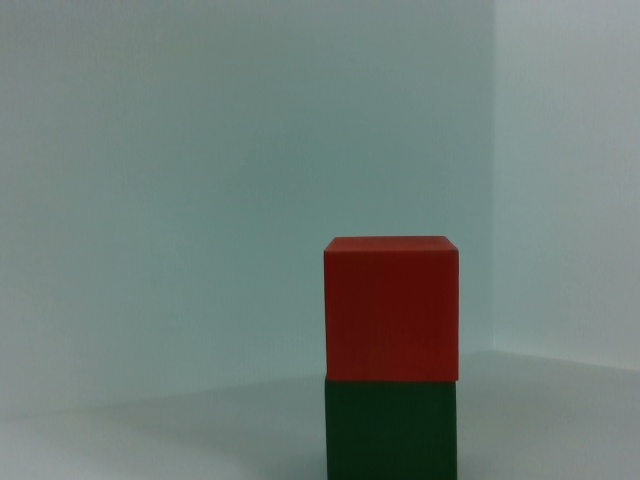
#> input picture Tests/cube_photo8.jpg, 640 x 480 px
$ python 'Test Corner Detection.py'
#> lines starting #> are read from the running program, lines starting #| are printed output that depends on the picture; after the words box and inside, x2 and y2 are one past the last pixel; in counts of white or black regions, pixels touching at a corner belong together
import cv2
import numpy as np

lowera = np.array([0, 63, 63])  # Red upper and lower HSV ranges
uppera = np.array([8, 255, 255])
img = cv2.imread("cube_photo8.jpg")
#> img is the input picture: shape (480, 640, 3); mean B, G, R 121, 125.5, 112.6
img_hsv = cv2.cvtColor(img, cv2.COLOR_BGR2HSV)  # HSV transformation
#> img_hsv: shape (480, 640, 3); mean H, S, V 77.8, 51.7, 129.7
mask = cv2.inRange(img_hsv, lowera, uppera)  # Mask creation
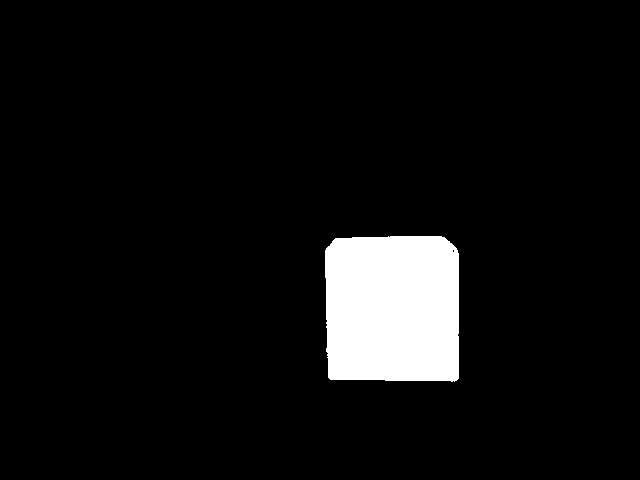
#> mask: shape (480, 640); 6.2% white; 1 white region, box (x1, y1, x2, y2) and area: (325, 236, 459, 382) 18913
img_blur = cv2.bilateralFilter(mask, 10, 85, 85)  # Blur to decrease saw teeth in mask contours
img_canny = cv2.Canny(img_blur, 10, 50)  # Canny to find edges
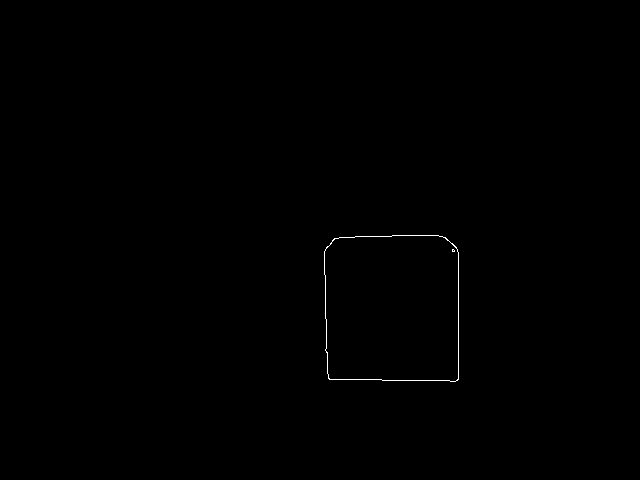
#> img_canny: shape (480, 640); 0.18% white in thin lines or dots, all inside (x1, y1, x2, y2) = (324, 235, 459, 382)
img_dilation = cv2.dilate(img_canny, (5, 5), iterations=4)  # Morphological transformations
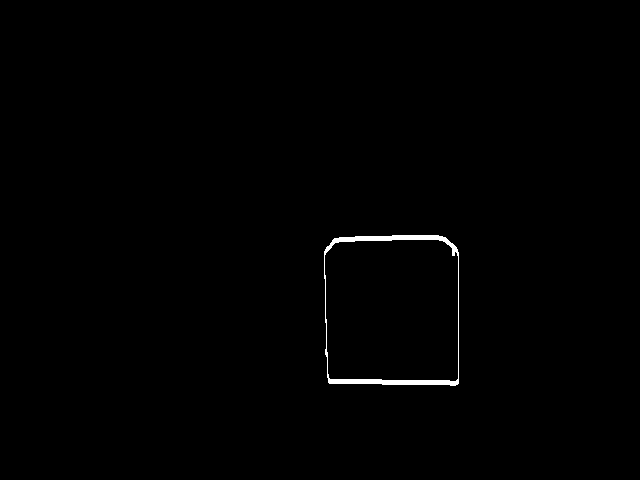
#> img_dilation: shape (480, 640); 0.53% white; 1 white region, box (x1, y1, x2, y2) and area: (324, 235, 459, 386) 1635
img_erode = cv2.erode(img_dilation, (5, 1), iterations=1)
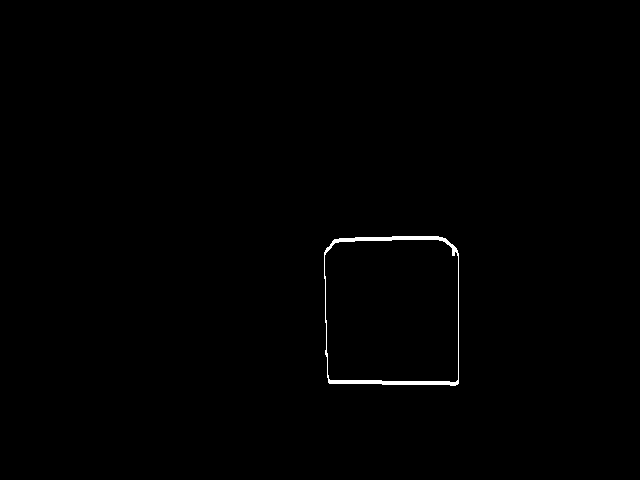
#> img_erode: shape (480, 640); 0.44% white; 1 white region, box (x1, y1, x2, y2) and area: (324, 236, 459, 386) 1366
img_dilation = cv2.dilate(img_erode, (7, 7), iterations=5)
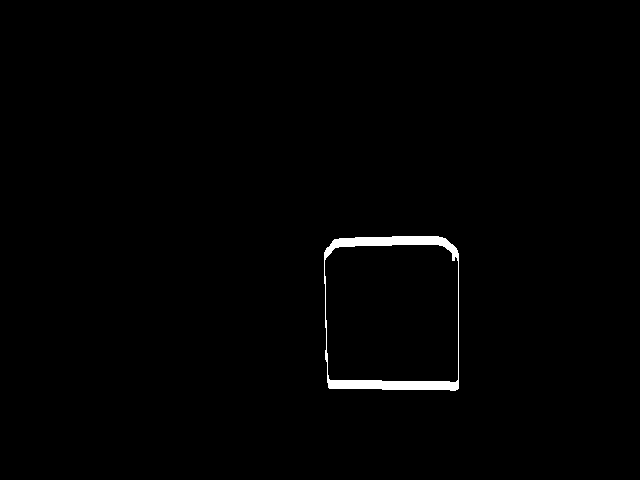
#> img_dilation: shape (480, 640); 0.88% white; 1 white region, box (x1, y1, x2, y2) and area: (324, 236, 459, 391) 2711
img_blur2 = cv2.GaussianBlur(img_dilation, (31, 31), 5)  # Blur to further decrease saw teeth
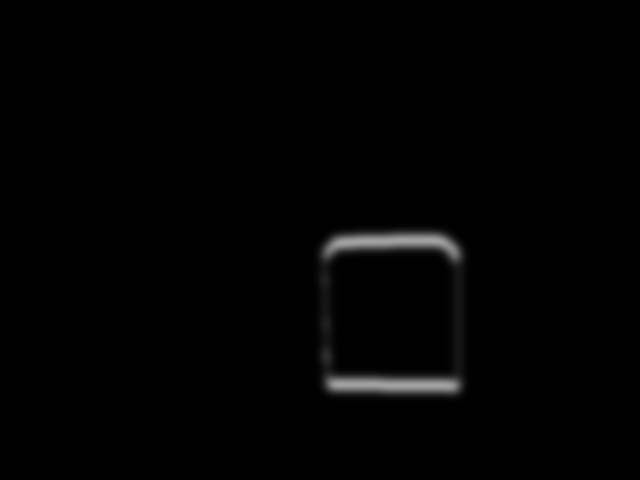
#> img_blur2: shape (480, 640); min 0, max 161, mean 2.3
corners = cv2.goodFeaturesToTrack(img_blur2, 4, 0.000001, 100)  # Shi-Tomasi Detector to find corners.
#> corners = [[333, 383], [333, 246], [453, 385], [453, 251]]
corners_x = np.array([])
corners_y = np.array([])
if corners is not None:
    corners = np.int0(corners)
    for corner in corners:  # Iterate through corners detected
        x, y = corner.ravel()  # Same as x, y = corner[0]
        corners_x = np.concatenate((corners_x, [x]), 0)  # Add the x coordinates to corners_x matrix
        corners_y = np.concatenate((corners_y, [y]), 0)  # Add the y coordinates to corners_y matrix
        cv2.circle(img, (x, y), 7, (0, 255, 0), -1)  # Create dots in the corners
        cv2.putText(img, f'{x}, {y}', (x - 10, y - 20), cv2.FONT_HERSHEY_COMPLEX, 0.5, (0, 255, 0),
                    1, cv2.LINE_AA)  # Write coordinates of each corner
#> this loop made 4 passes
#> (x, y, corners_x, corners_y) on passes 1 to 4: (333, 383, [333], [383]), (333, 246, [333, 333], [383, 246]), (453, 385, [333, 333, 453], [383, 246, 385]), (453, 251, [333, 333, 453, 453], [383, 246, 385, 251])
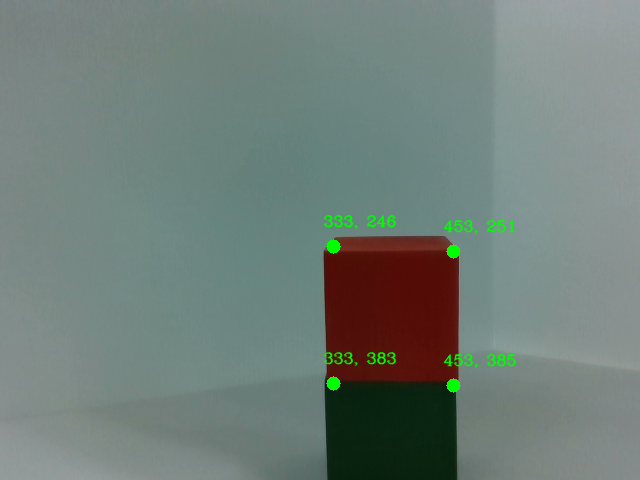
#> img: shape (480, 640, 3); 0.92% of pixels changed, all inside (x1, y1, x2, y2) = (323, 214, 517, 393)
cv2.imshow("corners", img)
k = cv2.waitKey(0)
#> (key Esc is pressed here)
